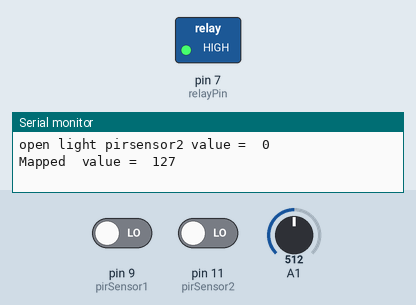
Recording of a sketch running on a simulated Arduino Uno, built with avr-gcc and run on an emulated ATmega328P. On the bench: switched loads named in the sketch (green lamp = pin HIGH), the last lines printed to the serial monitor. The inputs (shaded band) are chosen by the test bench; at power-on: pin 9 (pirSensor1) LOW, pin 11 (pirSensor2) LOW, A1 = 512.

Above: at 1.7 s.
1.8 s: pin 9 (pirSensor1) driven HIGH
At 4.3 s:
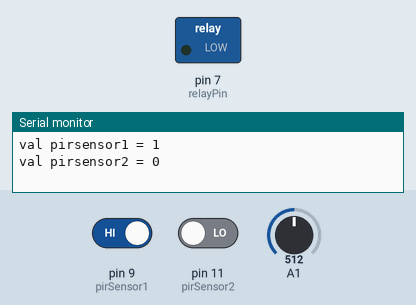
4.6 s: pin 9 (pirSensor1) driven LOW
At 7.0 s:
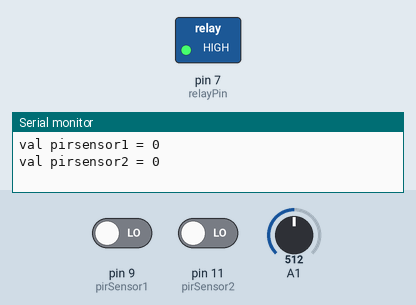
7.7 s: pin 11 (pirSensor2) driven HIGH
At 10.8 s:
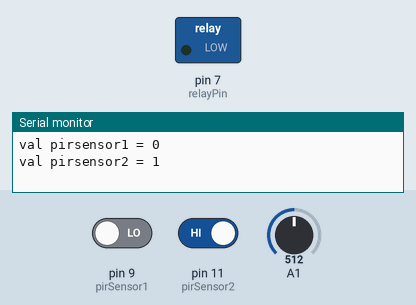
Timing chart, 0 to 12.3 s (numbered marks = the images above; inputs shaded):
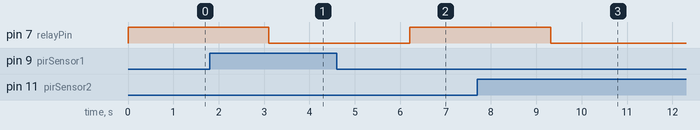

The sketch:

autoswitch_special_area_dog_room_27_june.ino.ino
```cpp
int photocellPin = A0;
int pirSensor1 = 9;
int pirSensor2 = 11;
//int ledPin = 5;        no connect
int relayPin = 7;
int Val1 = 0;
int Val2 = 0;
int sensor_Val = 0;           //read photocell
int Mapped;


void setup()
{
  pinMode(photocellPin,INPUT);
  pinMode(pirSensor1,INPUT);
  pinMode(pirSensor2,INPUT);
  pinMode(relayPin,OUTPUT);
  //pinMode(ledPin,OUTPUT);             no connect
  Serial.begin(9600);                 //initialize the serial communication as 9600bps
  lightclose();
}

void loop()
{
sensor_Val = analogRead(A1);                         //collect value photo data
Serial.print("Original value = ");
Serial.println(sensor_Val);


Mapped = map(sensor_Val, 0, 1023,0,255);
Serial.print("Mapped value = ");
Serial.println(Mapped);
Serial.println(" ");


Val1=digitalRead(pirSensor1);
Val2=digitalRead(pirSensor2);
Serial.print("val pirsensor1 = ");
Serial.println(Val1);
Serial.print("val pirsensor2 = ");
Serial.println(Val2);
Serial.println(" ");
delay(1000);


  if (Val1 == 1 || Val2 == 1){
    if(Mapped <= 235 && Mapped < 270){
    lightopen();
  }
}else
lightclose();

}

void  lightopen(){
  digitalWrite(relayPin,LOW);
  Serial.print("open light pirsensor1 value =  ");
  Serial.println(Val1);
  Serial.print("open light pirsensor2 value =  ");
  Serial.println(Val2);
  Serial.print("Mapped value =  ");
  Serial.println(Mapped);
  Serial.println(" ");
  delay(500);

}

void  lightclose(){
  digitalWrite(relayPin,HIGH);

  Serial.print("close light pirsensor1 value =  ");
  Serial.println(Val1);
  Serial.print("open light pirsensor2 value =  ");
  Serial.println(Val2);

  Serial.print("Mapped  value =  ");
  Serial.println(Mapped);
  Serial.println(" ");

  delay(500);
}
```

Measured:
- after the input at 1.8 s, pin 7 (relayPin): HIGH → LOW after 1.3 s
- after the input at 4.6 s, pin 7 (relayPin): LOW → HIGH after 1.6 s
- after the input at 7.7 s, pin 7 (relayPin): HIGH → LOW after 1.6 s
